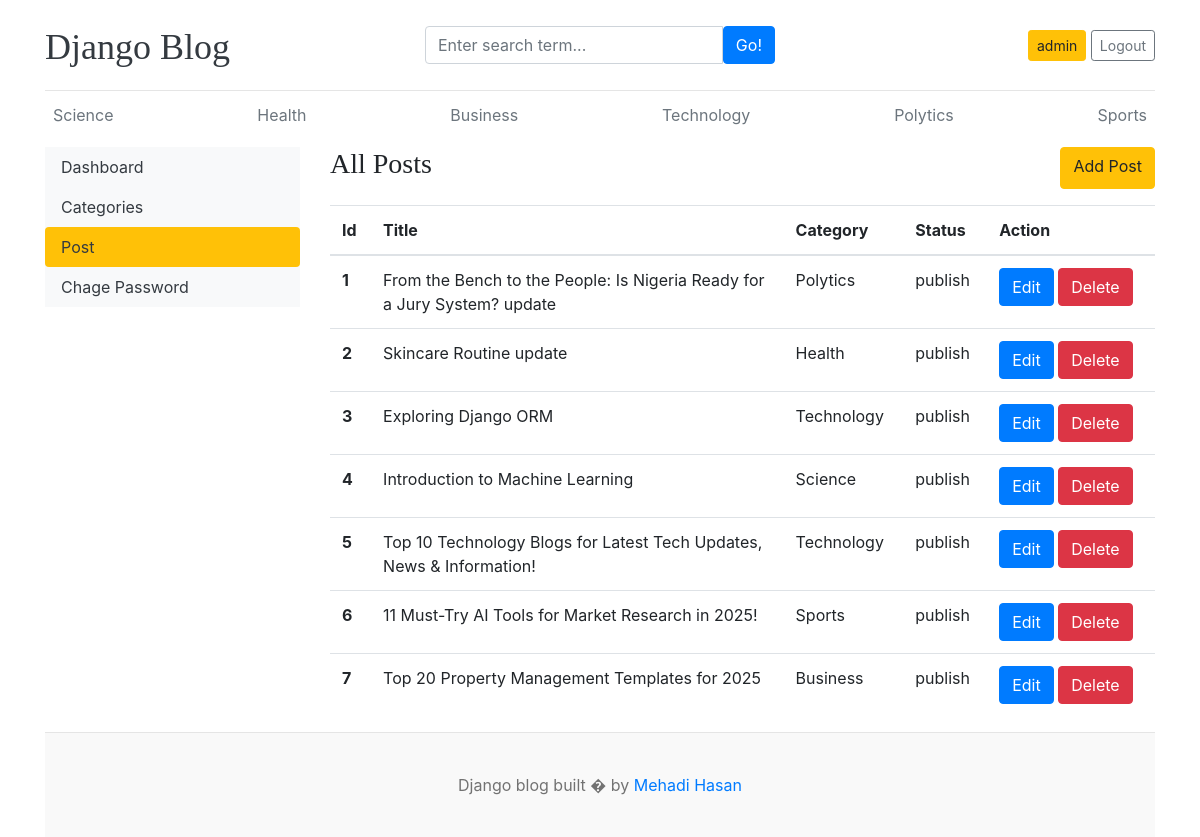
The page /dashboard/posts/ (signed in) on the database its author committed.
### blog/models.py (models this page shows, shortened)
class Category(models.Model):
    category_name = models.CharField(max_length=100,unique=True)
    created_at = models.DateField(auto_now_add=True)
    updated_at = models.DateField(auto_now=True)
    class Meta:
        verbose_name_plural = 'Categories'
    def __str__(self):
        return self.category_name

class Blog(models.Model):
    title = models.CharField(max_length=250,unique=True)
    slug = models.SlugField(unique=True,blank=True)
    category = models.ForeignKey(Category,on_delete=models.CASCADE)
    author = models.ForeignKey(User,on_delete=models.CASCADE)
    blog_image = models.ImageField(upload_to='uploads/%y/%m/%d')
    short_desc = models.TextField(max_length=1000)
    blog_body = models.TextField()
    status = models.CharField(max_length=100,choices=STATUS_CHOICE,default='draft')
    is_featured = models.BooleanField(default=False)
    created_at = models.DateTimeField(auto_now_add=True)
    updated_at = models.DateTimeField(auto_now=True)

### dashboard/views.py (the view)
# urls.py: path('posts/',views.posts,name="posts"),
@editor_required
def posts(request):
    posts = Blog.objects.all()
    context = {
        'posts':posts
    }
    return render(request,'posts.html',context)

### blog/context_processors.py (called while the page is built)
def get_categories(request):
    category = models.Category.objects.all()
    return dict(category=category)

### dashboard/templates/posts.html
{% extends "base-dashboard.html" %}
{% block dashboard %}
<div class="col-md-9">
    <div class="d-flex justify-content-between mb-3">
        <h3>All Posts</h3>
        <a href="{% url 'add_post' %}" class="btn btn-warning">Add Post</a>
      </div>
    <table class="table table-hover">
        <thead>
          <tr>
            <th scope="col">Id</th>
            <th scope="col">Title</th>
            <th scope="col">Category</th>
            <th scope="col">Status</th>
            <th scope="col">Action</th>
          </tr>
        </thead>
        <tbody>
            {% for post in posts%}
            <tr>
                <th scope="row">{{forloop.counter}}</th>
                <td style="width: 50%;">{{ post.title}}</td>
                <td>{{ post.category}}</td>
                <td>{{ post.status}}</td>
                <td>
                  <a class="btn btn-primary" href="{% url 'edit_post' post.id%}">Edit</a>
                  <a class="btn btn-danger ms-2 text-white" href="{%url 'delete_post' post.id%}">Delete</a>
                </td>
            </tr>
            {% endfor %}
        </tbody>
      </table>
</div>
{% endblock %}

### blog/templates/header.html (shortened to what this page needs)
{% load static%}
<!DOCTYPE html>
<html lang="en">
  <head>
    <link
      href="https://getbootstrap.com/docs/4.0/dist/css/bootstrap.min.css"
      rel="stylesheet"
    />
    <link href="{% static 'css/blog.css'%}" rel="stylesheet" />
  </head>
  <body>
    <div class="container">
      <header class="blog-header py-3">
        <div class="row flex-nowrap justify-content-between align-items-center">
          <div class="col-4 pt-1">
            <a class="blog-header-logo text-dark" href="/">Django Blog</a>
          </div>
          <div class="col-4">
            <form action="{% url 'search' %}" method="GET">
              <div class="input-group">
                <input class="form-control" type="text" placeholder="Enter search term..." aria-label="Enter search term..." aria-describedby="button-search" name="keyword"/>
                <button class="btn btn-primary" id="button-search" type="submit">Go!</button>
            </div>
            </form>
          </div>
          <div class="col-4 d-flex justify-content-end align-items-center">
            {% if request.user.is_authenticated %}
              <a class="btn btn-sm btn-warning" href="{% url "dashboard" %}">{{request.user.username}}</a> &nbsp;
              <a class="btn btn-sm btn-outline-secondary" href="{% url "logout_user" %}">Logout</a>
            {% else %}
              <a class="btn btn-sm btn-warning" href="{% url "login" %}">Login</a> &nbsp;
              <a class="btn btn-sm btn-outline-secondary" href="{% url "registration" %}">Register</a>
            {% endif %}
          </div>
        </div>
      </header>
      <div class="nav-scroller py-1 mb-2">
        <nav class="nav d-flex justify-content-between">
          {% for cat in category%}
          <a class="p-2 text-muted" href="{% url "posts_by_category" cat.id %} ">{{ cat.category_name }}</a>
          {% endfor%}
        </nav>
      </div>

### blog/static/css/blog.css (style rules this page uses)
.blog-header { border-bottom: 1px solid #e5e5e5; }
.blog-header-logo { font-family: "Playfair Display", Georgia, "Times New Roman", serif; font-size: 2.25rem; }
h1, h2, h3, h4, h5, h6 { font-family: "Playfair Display", Georgia, "Times New Roman", serif; }

### rows shown on the page
Category: category_name "Science"
Category: category_name "Health"
Category: category_name "Business"
Category: category_name "Technology"
Category: category_name "Polytics"
Category: category_name "Sports"
Blog: title "From the Bench to the People: Is Nigeria Ready for a Jury System? update", category "Polytics", status "publish"
Blog: title "Skincare Routine update", category "Health", status "publish"
Blog: title "Exploring Django ORM", category "Technology", status "publish"
Blog: title "Introduction to Machine Learning", category "Science", status "publish"
Blog: title "Top 10 Technology Blogs for Latest Tech Updates, News & Information!", category "Technology", status "publish"
Blog: title "11 Must-Try AI Tools for Market Research in 2025!", category "Sports", status "publish"
Blog: title "Top 20 Property Management Templates for 2025", category "Business", status "publish"

### other values the page prints
{{ request.user.username }} "admin"
